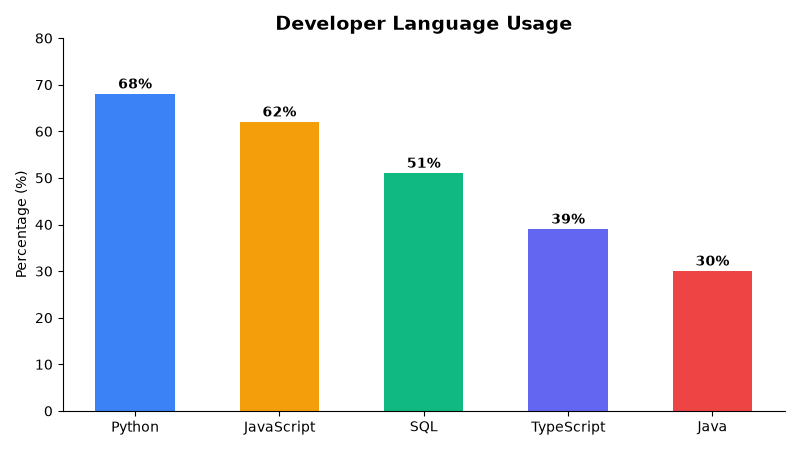

Here is the Python script that generated this plot:
import matplotlib.pyplot as plt

# Data
languages = ["Python", "JavaScript", "SQL", "TypeScript", "Java"]
popularity = [68, 62, 51, 39, 30]
colors = ["#3b82f6", "#f59e0b", "#10b981", "#6366f1", "#ef4444"]

# Create plot
fig, ax = plt.subplots(figsize=(8, 4.5))
bars = ax.bar(languages, popularity, color=colors, width=0.55)

# Add data labels on top of each bar
for bar in bars:
    height = bar.get_height()
    ax.annotate(
        f"{height}%",
        xy=(bar.get_x() + bar.get_width() / 2, height),
        xytext=(0, 4),
        textcoords="offset points",
        ha="center",
        fontweight="bold",
    )

# Customize
ax.set_title("Developer Language Usage", fontsize=14, fontweight="bold")
ax.set_ylabel("Percentage (%)")
ax.set_ylim(0, 80)
ax.spines["top"].set_visible(False)
ax.spines["right"].set_visible(False)

plt.tight_layout()
plt.savefig("Practice_2.png")
plt.show()
